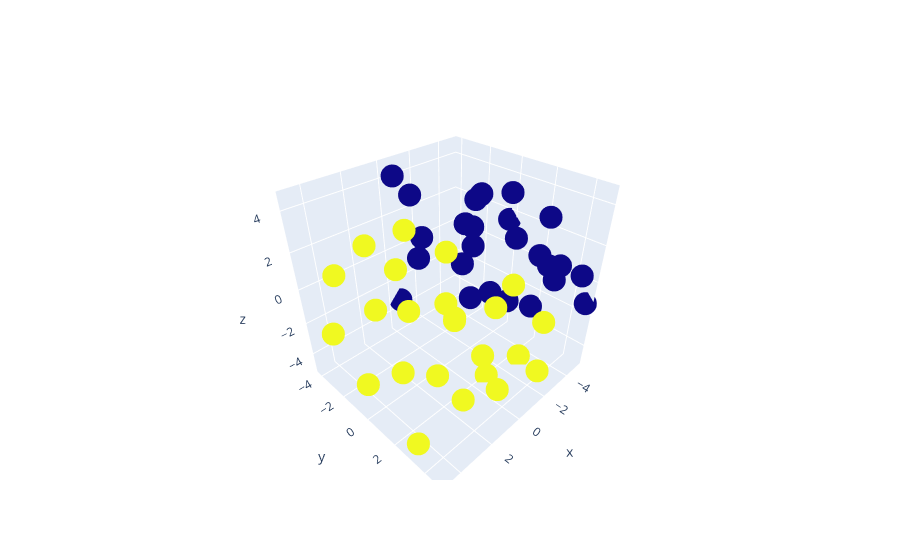

This figure's notebook cell:
### Code cell
fig = go.Figure()
fig.add_trace(go.Scatter3d(x=X[:,0],y=X[:,1],z=X[:,2],mode ='markers',marker=dict(color=Y)))
fig.show()
